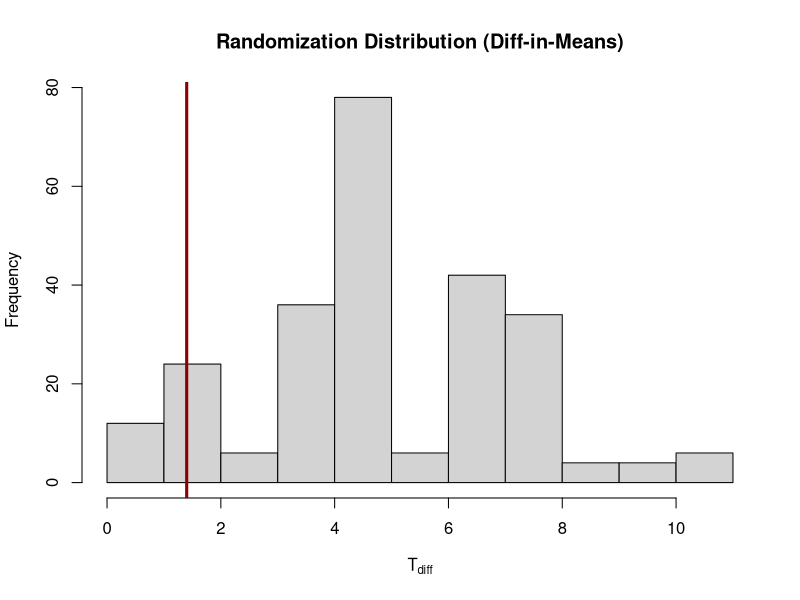

This chart was generated by the following R code:
## ============================================================
## ISS5096 | ECI - Week 2: Randomization Inference
## In-Class Exercise
## ============================================================

## --- Data ---
## A small online retailer tested a new product page on 10 customers.
## 5 were randomly assigned to the new page (D=1), 5 to the old page (D=0).
## Y = number of items purchased that week.

Y <- c(8, 9, 7, 10, 8, 1, 2, 1, 1, 30)
D <- c(1, 1, 1, 1, 1, 0, 0, 0, 0, 0)
names(Y) <- LETTERS[1:10]  # Users A through J

## Take a look at the data first.
Y
mean(Y[D == 1])
mean(Y[D == 0])

## --- All possible treatment assignments ---
## 10C5 = 252 possible ways to assign 5 out of 10 to treatment.

n  <- length(Y)
n1 <- sum(D)

treated_combos <- combn(n, n1)
D_bold <- apply(treated_combos, 2, function(i) {
  d <- rep(0, n)
  d[i] <- 1
  d
})
ncol(D_bold)  # 252

## --- Baseline: two-sided RI with diff-in-means ---

T_obs <- abs(mean(Y[D == 1]) - mean(Y[D == 0]))
T_obs  # 1.4

rdist <- rep(NA, ncol(D_bold))
for (k in 1:ncol(D_bold)) {
  D_tilde <- D_bold[, k]
  rdist[k] <- abs(mean(Y[D_tilde == 1]) - mean(Y[D_tilde == 0]))
}

hist(rdist, main = "Randomization Distribution (Diff-in-Means)",
     xlab = expression(T[diff]))
abline(v = T_obs, col = "darkred", lwd = 3)

p_twosided <- mean(rdist >= T_obs)
p_twosided  # 0.95


## ============================================================
## Task 1: Diff-in-medians (two-sided)
## ============================================================
## Replace mean() with median() in BOTH T_obs and the loop.
## Keep the absolute value (two-sided test).
## Compare the p-value to the baseline (0.95).
## Look at the data, why do they differ?

## YOUR CODE HERE:



## ============================================================
## Task 2: One-sided test (diff-in-medians)
## ============================================================
## Using your Task 1 code, remove abs() from BOTH
## T_obs and the randomization distribution.
## Compute the one-sided p-value: Pr(T >= T_obs).
## How does it compare to Task 1? Why?

## YOUR CODE HERE:



## ============================================================
## Task 3: Changing an outcome
## ============================================================
## Pick one person and change their Y value. Re-run RI.
## Which of these changed, and why?
##   (i)   The set of possible treatment assignments
##   (ii)  The randomization distribution of T_diff
##   (iii) The observed test statistic T^obs

## YOUR CODE HERE:
## Y_new <- Y
## Y_new["J"] <- ???
## ...
